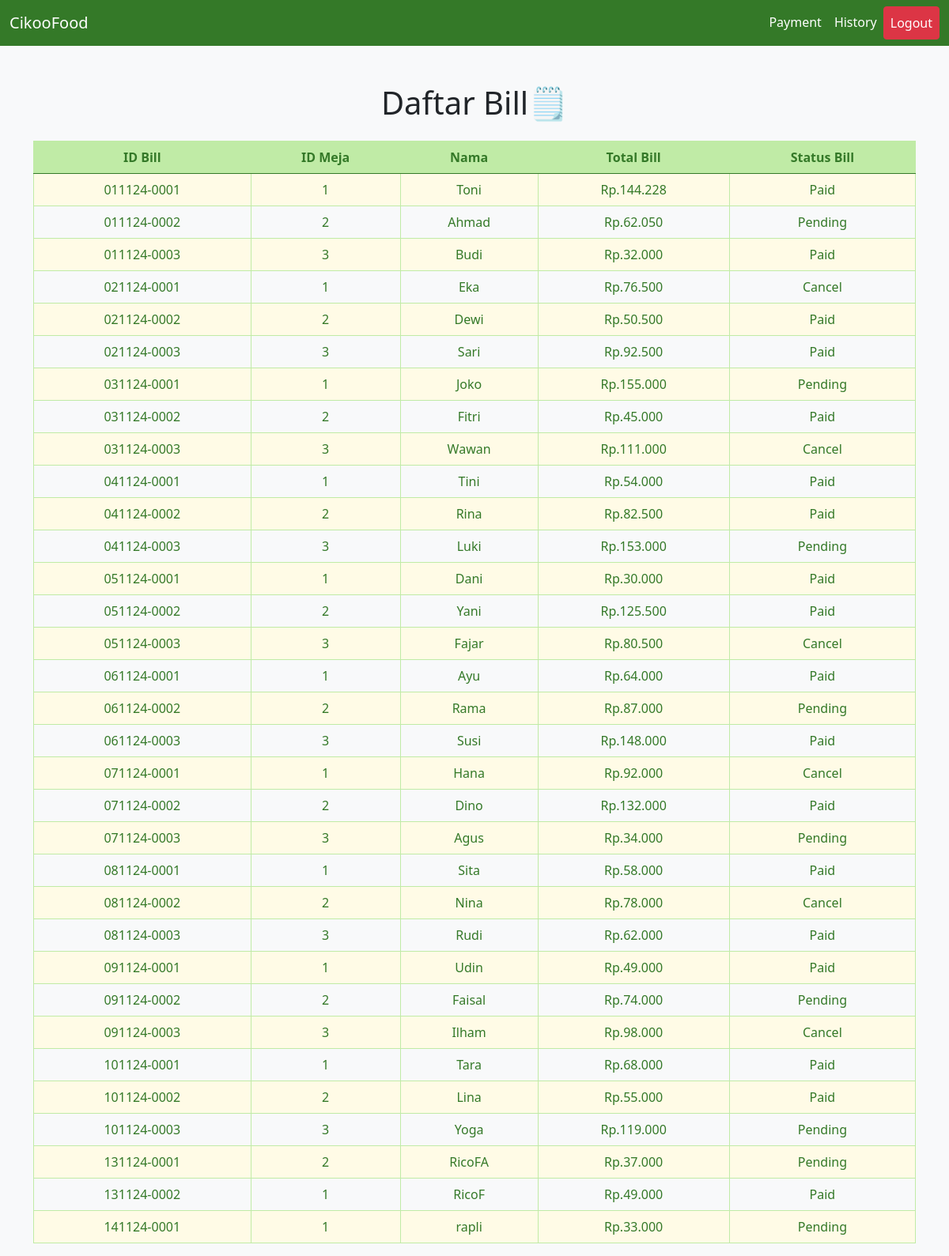
The app's page /staff/history.php (signed in) with its own data.
### tables this page shows
CREATE TABLE IF NOT EXISTS `bill` (
  `bill_id` varchar(20) NOT NULL DEFAULT '',
  `table_id` int(11) DEFAULT NULL,
  `bill_name` varchar(50) DEFAULT NULL,
  `bill_total` int(11) DEFAULT NULL,
  `bill_status` enum('pending','paid','cancel') DEFAULT 'pending',
  `created_at` datetime DEFAULT NULL,
  PRIMARY KEY (`bill_id`)
);

### staff/history.php (the view, shortened to what this page needs)
<?php
include '../config/config.php';
?>
<!DOCTYPE html>
<html lang="en">
<head>
    <link href="https://cdn.jsdelivr.net/npm/bootstrap@5.0.2/dist/css/bootstrap.min.css" rel="stylesheet">
</head>
<body class="bg-light">
<nav class="navbar navbar-expand-lg">
        <div class="container-fluid">
            <a class="navbar-brand mb-0 h1" href="index.php">
                CikooFood
            </a>
            <div class="collapse navbar-collapse" id="navbarNavDropdown">
                <ul class="navbar-nav ms-auto">
                    <li class="nav-item">
                        <a class="nav-link" href="payment.php">Payment</a>
                    </li>
                    <li class="nav-item">
                        <a class="nav-link active" href="history.php">History</a>
                    </li>
                    <li class="nav-item">
                        <a class="nav-link btn btn-danger text-white" href="../auth/logout.php">Logout</a>
                    </li>
                </ul>
            </div>
        </div>
    </nav>
    <div class="container mt-5">
        <h1 class="text-center fs-1 mb-4">Daftar Bill🗒️</h1>
        <table class="table table-bordered align-middle text-center">
            <thead style="background-color: C0EBA6;">
                <tr>
                    <th>ID Bill</th>
                    <th>ID Meja</th>
                    <th>Nama</th>
                    <th>Total Bill</th>
                    <th>Status Bill</th>
                </tr>
            </thead>
            <tbody>
                <?php
                $query = "SELECT * FROM bill";
                $result = $conn->query($query);
                if ($result->num_rows > 0) {
                    while ($row = $result->fetch_assoc()) {
                        echo "<tr>";
                        echo "<td>" . $row['bill_id'] . "</td>";
                        echo "<td>" . $row['table_id'] . "</td>";
                        echo "<td>" . $row['bill_name'] . "</td>";
                        echo "<td>Rp." . number_format($row['bill_total'], 0, ',', '.') . "</td>";
                        echo "<td>" . ucfirst($row['bill_status']) . "</td>";
                        echo "</tr>";
                    }
                } else {
                    echo "<tr><td colspan='5' class='text-center'>Tidak ada data</td></tr>";
                }
                ?>
            </tbody>
        </table>
    </div>
</body>
</html>

### staff/history.php (style rules this page uses)
body { background-color: #FFFBE6; }
.navbar { background-color: #347928; }
.navbar-brand, .nav-link, .navbar-light .navbar-nav .nav-link.active { color: #FFFFFF !important; }
.table thead { background-color: #C0EBA6; color: #347928; }
.table-bordered td, .table-bordered th { border: 1px solid #C0EBA6; }
.table th, .table td { color: #347928; }
.table tbody tr:nth-child(odd) { background-color: #FFFBE6; }

### records on screen
bill: bill_id "011124-0001", table "1", bill_name "Toni", bill_total "144.228", bill_status "Paid"
bill: bill_id "011124-0002", table "2", bill_name "Ahmad", bill_total "62.050", bill_status "Pending"
bill: bill_id "011124-0003", table "3", bill_name "Budi", bill_total "32.000", bill_status "Paid"
bill: bill_id "021124-0001", table "1", bill_name "Eka", bill_total "76.500", bill_status "Cancel"
bill: bill_id "021124-0002", table "2", bill_name "Dewi", bill_total "50.500", bill_status "Paid"
bill: bill_id "021124-0003", table "3", bill_name "Sari", bill_total "92.500", bill_status "Paid"
bill: bill_id "031124-0001", table "1", bill_name "Joko", bill_total "155.000", bill_status "Pending"
bill: bill_id "031124-0002", table "2", bill_name "Fitri", bill_total "45.000", bill_status "Paid"
bill: bill_id "031124-0003", table "3", bill_name "Wawan", bill_total "111.000", bill_status "Cancel"
bill: bill_id "041124-0001", table "1", bill_name "Tini", bill_total "54.000", bill_status "Paid"
bill: bill_id "041124-0002", table "2", bill_name "Rina", bill_total "82.500", bill_status "Paid"
bill: bill_id "041124-0003", table "3", bill_name "Luki", bill_total "153.000", bill_status "Pending"
bill: bill_id "051124-0001", table "1", bill_name "Dani", bill_total "30.000", bill_status "Paid"
bill: bill_id "051124-0002", table "2", bill_name "Yani", bill_total "125.500", bill_status "Paid"
bill: bill_id "051124-0003", table "3", bill_name "Fajar", bill_total "80.500", bill_status "Cancel"
bill: bill_id "061124-0001", table "1", bill_name "Ayu", bill_total "64.000", bill_status "Paid"
bill: bill_id "061124-0002", table "2", bill_name "Rama", bill_total "87.000", bill_status "Pending"
bill: bill_id "061124-0003", table "3", bill_name "Susi", bill_total "148.000", bill_status "Paid"
bill: bill_id "071124-0001", table "1", bill_name "Hana", bill_total "92.000", bill_status "Cancel"
bill: bill_id "071124-0002", table "2", bill_name "Dino", bill_total "132.000", bill_status "Paid"
bill: bill_id "071124-0003", table "3", bill_name "Agus", bill_total "34.000", bill_status "Pending"
bill: bill_id "081124-0001", table "1", bill_name "Sita", bill_total "58.000", bill_status "Paid"
bill: bill_id "081124-0002", table "2", bill_name "Nina", bill_total "78.000", bill_status "Cancel"
bill: bill_id "081124-0003", table "3", bill_name "Rudi", bill_total "62.000", bill_status "Paid"
bill: bill_id "091124-0001", table "1", bill_name "Udin", bill_total "49.000", bill_status "Paid"
bill: bill_id "091124-0002", table "2", bill_name "Faisal", bill_total "74.000", bill_status "Pending"
bill: bill_id "091124-0003", table "3", bill_name "Ilham", bill_total "98.000", bill_status "Cancel"
bill: bill_id "101124-0001", table "1", bill_name "Tara", bill_total "68.000", bill_status "Paid"
bill: bill_id "101124-0002", table "2", bill_name "Lina", bill_total "55.000", bill_status "Paid"
bill: bill_id "101124-0003", table "3", bill_name "Yoga", bill_total "119.000", bill_status "Pending"
bill: bill_id "131124-0001", table "2", bill_name "RicoFA", bill_total "37.000", bill_status "Pending"
bill: bill_id "131124-0002", table "1", bill_name "RicoF", bill_total "49.000", bill_status "Paid"
bill: bill_id "141124-0001", table "1", bill_name "rapli", bill_total "33.000", bill_status "Pending"
